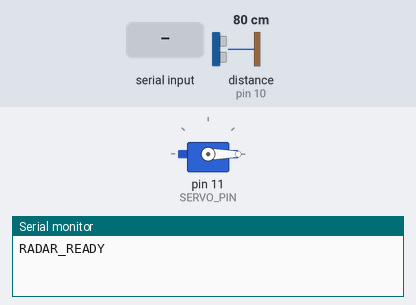
Bench run of a sketch on a simulated Arduino Uno, built with avr-gcc and run on an emulated ATmega328P. Parts: servo, the last lines printed to the serial monitor. The test bench sets the inputs (shaded band); at power-on: distance to the obstacle (sensor on pin 10) 80 cm. The echo pulse lasts 58.3 µs per cm.

Above: at 1.7 s.
1.8 s: "START\n" received over Serial
At 2.01 s:
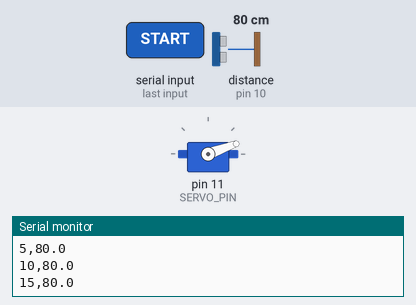
At 2.36 s:
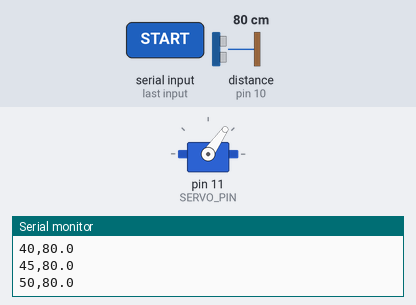
4.8 s: "STOP\n" received over Serial
Timing chart, 0 to 7.8 s (numbered marks = the images above; inputs shaded):
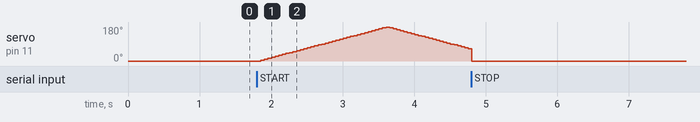

Measured:
- after the input at 1.8 s, servo on pin 11 (SERVO_PIN): rises from 0° to 180° in 1.8 s, then falls to 65° in 1.1 s

The sketch:

Sonar.ino
```cpp
#include <Servo.h>

// --- Pines (como pediste)
const uint8_t SERVO_PIN = 11;
const uint8_t TRIG_PIN  = 9;
const uint8_t ECHO_PIN  = 10;

// --- Barrido
const uint8_t STEP_DEG     = 5;    // paso angular
const uint16_t STEP_MS     = 50;   // tiempo entre pasos (~20 Hz/servo)
const float MAX_CM_REPORT  = 400;  // tope que acepta tu backend

Servo radarServo;
bool scanning = false;
int angle = 0;
int step  = STEP_DEG;
unsigned long lastStepMs = 0;

// --- Utilidades
float measureOnceCM() {
  // Pulso de disparo
  digitalWrite(TRIG_PIN, LOW);
  delayMicroseconds(2);
  digitalWrite(TRIG_PIN, HIGH);
  delayMicroseconds(10);
  digitalWrite(TRIG_PIN, LOW);

  // Timeout 30 ms (~5 m); devuelve 0 si no hay eco
  unsigned long us = pulseIn(ECHO_PIN, HIGH, 30000UL);
  if (us == 0) return 0.0f;         // sin eco
  float cm = us * 0.0343f / 2.0f;   // 343 m/s → 0.0343 cm/µs
  if (cm < 0) cm = 0;
  if (cm > MAX_CM_REPORT) cm = MAX_CM_REPORT;
  return cm;
}

float measureMedian3CM() {
  float a = measureOnceCM();
  float b = measureOnceCM();
  float c = measureOnceCM();
  // mediana “manual” para 3 valores
  if ((a >= b && a <= c) || (a >= c && a <= b)) return a;
  if ((b >= a && b <= c) || (b >= c && b <= a)) return b;
  return c;
}

void startScanning() {
  scanning = true;
  angle = 0;
  step = STEP_DEG;
  lastStepMs = 0;
  Serial.println("RADAR_STARTED");
}

void stopScanning() {
  scanning = false;
  radarServo.write(0);   // aparca en 0°
  Serial.println("RADAR_STOPPED");
}

void setup() {
  Serial.begin(9600);
  pinMode(TRIG_PIN, OUTPUT);
  pinMode(ECHO_PIN, INPUT);

  radarServo.attach(SERVO_PIN);
  radarServo.write(0);
  delay(500);

  Serial.println("RADAR_READY");
}

void loop() {
  // --- Procesar comandos en todo momento
  if (Serial.available() > 0) {
    String cmd = Serial.readStringUntil('\n');
    cmd.trim();
    if (cmd == "START") {
      startScanning();
    } else if (cmd == "STOP") {
      stopScanning();
    }
  }

  // --- Barrido no bloqueante
  if (scanning) {
    unsigned long now = millis();
    if (now - lastStepMs >= STEP_MS) {
      lastStepMs = now;

      // Mover servo y medir
      radarServo.write(angle);
      // breve asentamiento mecánico (opcional, puedes bajarlo a 20 ms)
      delay(20);
      float cm = measureMedian3CM();

      // Emitir en el formato que parsea tu backend: "angulo,distancia\n"
      Serial.print(angle);
      Serial.print(",");
      Serial.println(cm, 1);   // 1 decimal está bien

      // Rebotar en 0–180°
      angle += step;
      if (angle >= 180 || angle <= 0) {
        step = -step;
        // clamp por si se pasa por redondeos
        if (angle > 180) angle = 180;
        if (angle < 0)   angle = 0;
      }
    }
  }
}
```
